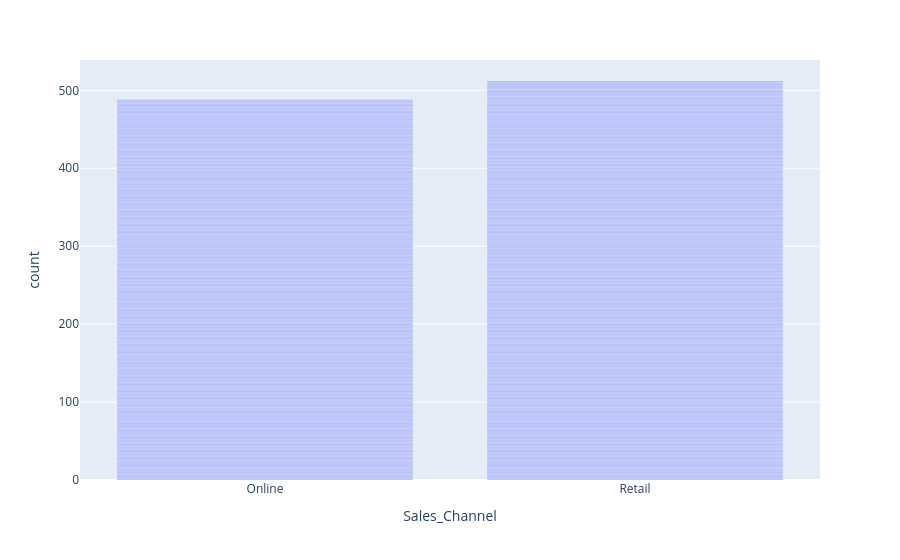

The notebook cell this image was saved under:
### Code cell
fig=px.bar(df,
           x="Sales_Channel")

fig.show()

### Figure 1 — Plotly figure (JSON) as saved in the notebook; plotly's stock layout.template omitted (floating-point values rounded to 4 significant figures; data arrays with more than 128 entries replaced by an {"elided": "..."} marker saying what was removed)
{"data": [{"hovertemplate": "Sales_Channel=%{x}<br>count=%{y}<extra></extra>", "legendgroup": "", "marker": {"color": "#636efa", "pattern": {"shape": ""}}, "name": "", "orientation": "v", "showlegend": false, "textposition": "auto", "type": "bar", "x": {"elided": "1000 str values"}, "xaxis": "x", "y": {"elided": "1000 int values"}, "yaxis": "y"}], "layout": {"barmode": "relative", "legend": {"tracegroupgap": 0}, "margin": {"t": 60}, "xaxis": {"anchor": "y", "domain": [0, 1], "title": {"text": "Sales_Channel"}}, "yaxis": {"anchor": "x", "domain": [0, 1], "title": {"text": "count"}}}}
